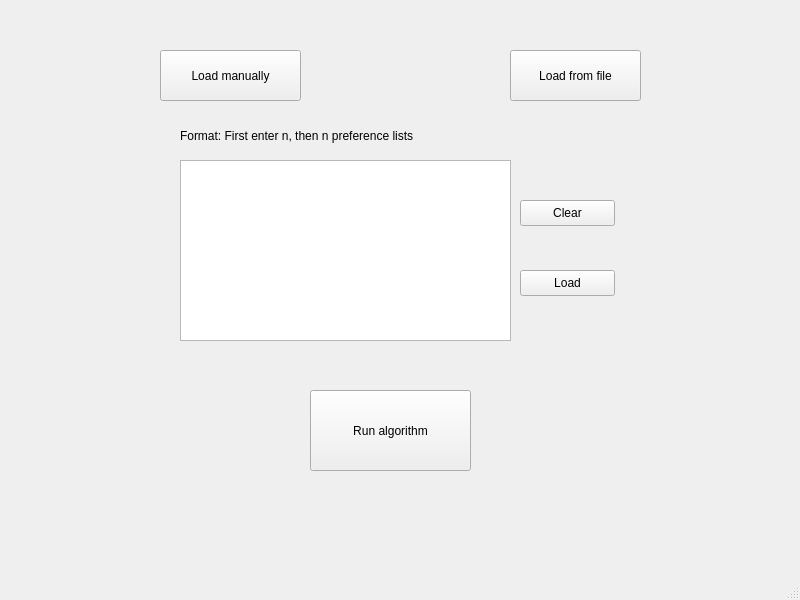
<?xml version="1.0" encoding="UTF-8"?>
<ui version="4.0">
 <class>MainWindow</class>
 <widget class="QMainWindow" name="MainWindow">
  <property name="geometry">
   <rect>
    <x>0</x>
    <y>0</y>
    <width>800</width>
    <height>600</height>
   </rect>
  </property>
  <property name="windowTitle">
   <string>MainWindow</string>
  </property>
  <widget class="QWidget" name="centralwidget">
   <widget class="QPushButton" name="pbPokreni">
    <property name="geometry">
     <rect>
      <x>310</x>
      <y>390</y>
      <width>161</width>
      <height>81</height>
     </rect>
    </property>
    <property name="text">
     <string>Run algorithm</string>
    </property>
   </widget>
   <widget class="QPushButton" name="pbLoad">
    <property name="geometry">
     <rect>
      <x>510</x>
      <y>50</y>
      <width>131</width>
      <height>51</height>
     </rect>
    </property>
    <property name="text">
     <string>Load from file</string>
    </property>
   </widget>
   <widget class="QPushButton" name="pbLoadM">
    <property name="geometry">
     <rect>
      <x>160</x>
      <y>50</y>
      <width>141</width>
      <height>51</height>
     </rect>
    </property>
    <property name="text">
     <string>Load manually</string>
    </property>
   </widget>
   <widget class="QLabel" name="lbNotification">
    <property name="geometry">
     <rect>
      <x>133</x>
      <y>338</y>
      <width>541</width>
      <height>20</height>
     </rect>
    </property>
    <property name="text">
     <string/>
    </property>
   </widget>
   <widget class="QTextEdit" name="teInput">
    <property name="geometry">
     <rect>
      <x>180</x>
      <y>160</y>
      <width>331</width>
      <height>181</height>
     </rect>
    </property>
   </widget>
   <widget class="QPushButton" name="pbLoadDone">
    <property name="geometry">
     <rect>
      <x>520</x>
      <y>270</y>
      <width>95</width>
      <height>26</height>
     </rect>
    </property>
    <property name="text">
     <string>Load</string>
    </property>
   </widget>
   <widget class="QPushButton" name="pbClear">
    <property name="geometry">
     <rect>
      <x>520</x>
      <y>200</y>
      <width>95</width>
      <height>26</height>
     </rect>
    </property>
    <property name="text">
     <string>Clear</string>
    </property>
   </widget>
   <widget class="QLabel" name="lbFormat">
    <property name="geometry">
     <rect>
      <x>180</x>
      <y>120</y>
      <width>341</width>
      <height>31</height>
     </rect>
    </property>
    <property name="text">
     <string>Format: First enter n, then n preference lists</string>
    </property>
   </widget>
  </widget>
  <widget class="QMenuBar" name="menubar">
   <property name="geometry">
    <rect>
     <x>0</x>
     <y>0</y>
     <width>800</width>
     <height>23</height>
    </rect>
   </property>
  </widget>
  <widget class="QStatusBar" name="statusbar"/>
 </widget>
 <resources/>
 <connections/>
</ui>
